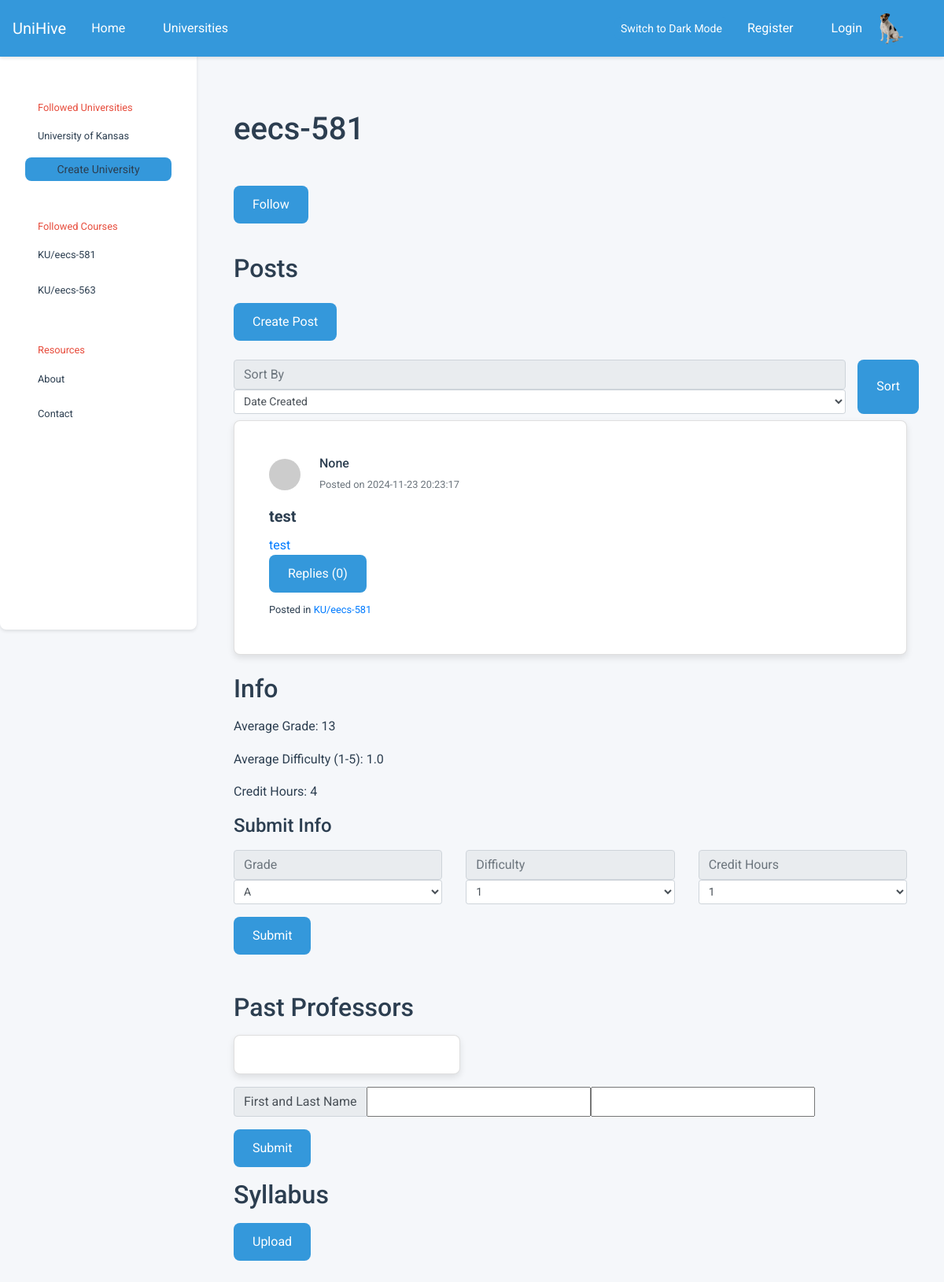
The page /u/KU/eecs-581 on the database as committed earlier.
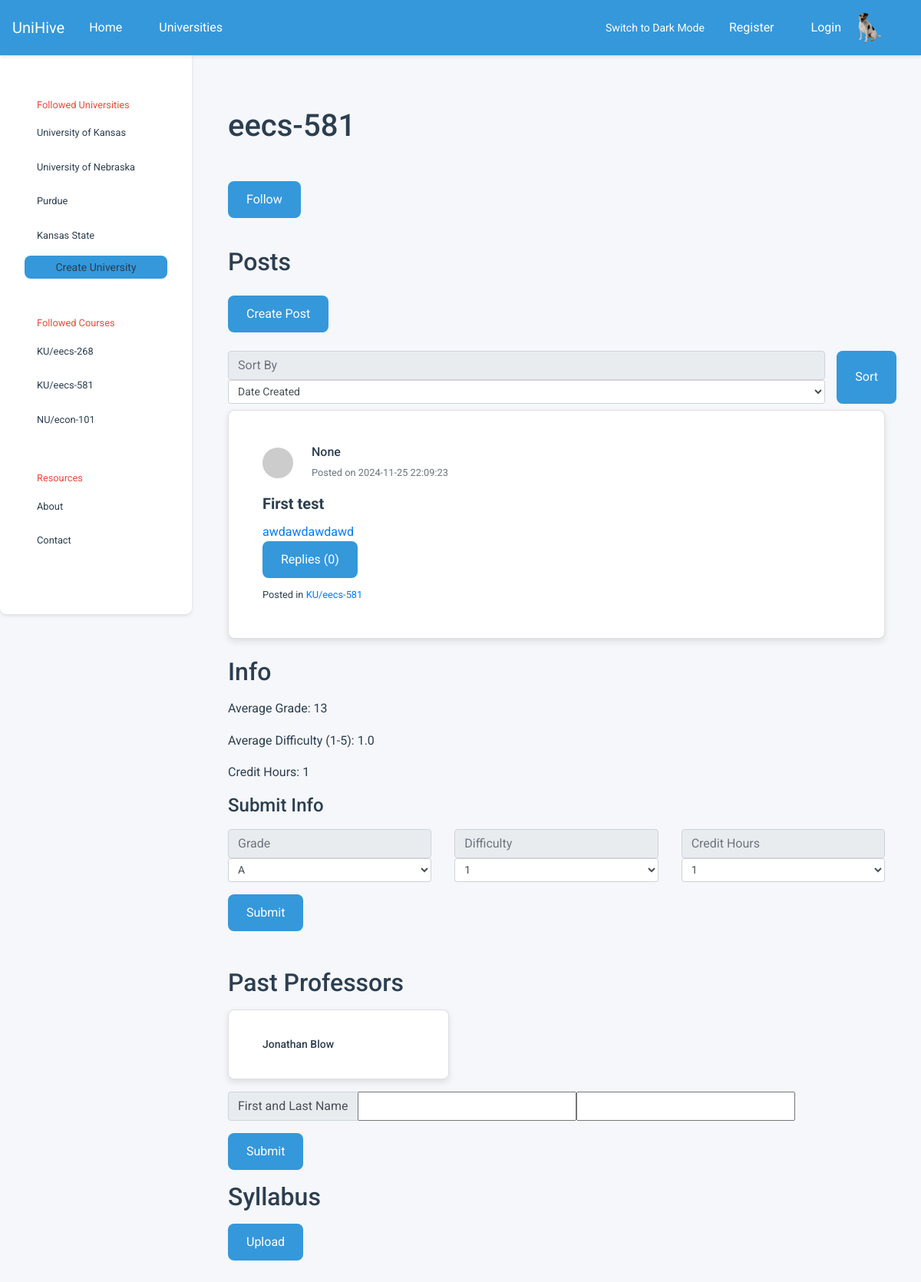
The same page on the database as committed later.
### tables this page shows
CREATE TABLE universities (
            id          INTEGER PRIMARY KEY,
            created     TIMESTAMP DEFAULT CURRENT_TIMESTAMP NOT NULL,
            name        VARCHAR UNIQUE NOT NULL,
            acronym     VARCHAR UNIQUE,
            description VARCHAR,
            logo        VARCHAR
        );

CREATE TABLE courses (
            id            INTEGER PRIMARY KEY AUTOINCREMENT,
            created       TIMESTAMP DEFAULT CURRENT_TIMESTAMP NOT NULL,
            name          VARCHAR NOT NULL,
            description   VARCHAR,
            course_number VARCHAR,
            department    INTEGER,
            hours         INTEGER,
            university    INTEGER NOT NULL,
            popularity_score INTEGER DEFAULT 0 
        );

CREATE TABLE posts (
            id          INTEGER PRIMARY KEY,
            created     TIMESTAMP DEFAULT CURRENT_TIMESTAMP NOT NULL,
            title       VARCHAR NOT NULL,
            content     VARCHAR NOT NULL,
            author      INTEGER NOT NULL,
            author_id   INTEGER NOT NULL, 
            course      INTEGER NOT NULL,
            likes       INTEGER DEFAULT 0,
            dislikes    INTEGER DEFAULT 0,
            reply_count INTEGER DEFAULT 0,
            is_reply    BOOL DEFAULT FALSE,
            parent      INTEGER DEFAULT NULL
        );

CREATE TABLE course_ratings (
            id         INTEGER PRIMARY KEY,
            created    TIMESTAMP DEFAULT CURRENT_TIMESTAMP NOT NULL,
            user       INTEGER NOT NULL,
            course     INTEGER NOT NULL,
            difficulty REAL,
            grade      INT, -- ENUM
            hours      INT,
            instructor VARCHAR,
            syllabus   VARCHAR
        );

### main.py (the view, shortened to what this page needs)
@app.route("/u")
@app.route("/u/<university_acro>/<course>", methods=['GET', 'POST'])
def course(university_acro=None, course=None):
    stored_university, stored_course = get_uni_and_course_from_route(university_acro, course)
    if stored_university is None or stored_course is None:
        return render_template('404.html'), 404
    return render_template('course.html', course = stored_course)  # render course html

### course.py (called while the page is built)
    @property
    def posts(self):
        from post import Post
        query_str = f"""
                SELECT id, created, title, content, author, course FROM posts
                WHERE course = ? AND parent IS NULL
                ORDER BY {self.sort_post_type} DESC;
            """
        return [Post(*params) for params in query(
            query_str,
            (self.id,)
        )]

    @property
    def average_difficulty(self):
        difficulties = query(
            """
                SELECT difficulty FROM course_ratings
                WHERE course = ? AND difficulty IS NOT NULL;
            """,
            (self.id,)
        )
        if not len(difficulties):
            return None
        return sum(i[0] for i in difficulties) / len(difficulties)

    @property
    def average_grade(self):
        grades = query(
            """
                SELECT grade FROM course_ratings
                WHERE course = ? AND grade IS NOT NULL;
            """,
            (self.id,)
        )
        if not len(grades):
            return None
        mean = sum(i[0] for i in grades) / len(grades)
        return Grade(round(mean))

### templates/course.html (shortened to what the changed rows need)
{% extends 'base.html' %}
{% block content_title %}{{course.name_combined}}{% endblock %}
{% block content_subtitle %}
<form action="{{course.combined_name}}" method="post">
<button type="submit" class="btn btn-info" name="follow-btn" value="follow">Follow</button>
</form><br>
Posts
{% endblock %}
{% block content_main %}
    <button type="button" class="btn btn-primary mb-4" data-bs-toggle="modal" data-bs-target="#exampleModal">Create Post</button>
<form method="POST">
  <div class="row w-10 mb-2">
  </div>
</form>
        {% for post in course.posts %}
        <a class="big-link" href="{{url_for('post', university_acro=course.university.acronym, course_name=course.name_combined, post_identifier=post.id)}}">
          <div class="card mb-4">
            <div class="card-body">
              <div class="d-flex align-items-center mb-3">
                  <img src="https://via.placeholder.com/40" class="rounded-circle mr-2" alt="User">
                  <div class="px-3">
                      <h6 class="mb-1">{{post.author}}</h6>
                      <small class="text-muted">Posted on {{post.created}}</small>
                  </div>
              </div>
              <h5 class="card-title">{{post.title}}</h5>
              <p class="card-text">{{post.content}}</p>
              <a href="#" class="btn btn-primary">Replies ({{post.replies | length}})</a>
              <div class="mt-2">
                  <small>Posted in <a href="{{url_for('course', university_acro=course.university.acronym, course=course.name_combined)}}" class="text-primary">{{course.university.acronym}}/{{course.name_combined}}</a></small>
              </div>
            </div>
          </div>
        </a>
        {% endfor %}
    <h2>Info</h2>
    <p>Average Grade: {{course.average_grade}}</p>
    <p>Average Difficulty (1-5): {{course.average_difficulty}}</p>
    <p>Credit Hours: {{course.credit_hours}}</p>
    <h4>Submit Info<h4>
    <form action="{{course.combined_name}}" method="post">
    <form>
    <h2 class="mt-5">Past Professors</h2>
    <div class="card mb-3" style="width: 18rem; font-size: 14px">
        {% for professor in course.instructors %}
          <ul class="list-group list-group-flush">
              <li class="list-group-item">{{professor}}</li>
          </ul>
        {% endfor %}
    </div>
    <form action="{{course.name_combined}}" method="post">
        <div class="input-group">
        </div>
        <button type="submit" class="btn btn-primary mt-3">Submit</button>
    </form>
    <h2 class="mt-3">Syllabus</h2>
    <button type="button" class="btn btn-primary mb-4" data-bs-toggle="modal" data-bs-target="#syllabusModal">Upload</button>
        </form>
        </div>
      </div>
    <br>
{% endblock %}

### templates/base.html (shortened to what this page needs)
<!doctype html>
<html lang="en">
  <head>
    <link
      rel="stylesheet"
      href="https://cdn.jsdelivr.net/npm/bootstrap@4.0.0/dist/css/bootstrap.min.css"
    />
    <link rel="stylesheet" href="{{url_for('static', filename='main.css')}}" />
  </head>
  <body>
    <nav class="navbar navbar-expand-lg navbar-custom fixed-top">
      <div class="container-fluid">
        <div class="d-flex align-items-center">
          <a class="navbar-brand" href="/">UniHive</a>
          <div class="collapse navbar-collapse" id="navbarNavDropdown">
            <ul class="navbar-nav">
              <li class="nav-item">
                <a class="nav-link" href="{{ url_for('home') }}">Home</a>
              </li>
              <li class="nav-item">
                <a class="nav-link" href="#">Universities</a>
              </li>
            </ul>
          </div>
        </div>
        <div class="d-flex align-items-center">
          <button id="theme-toggle" class="btn btn-outline-light btn-sm me-2">
          </button>
          {% if SESSION.current_user_id %}
          <span class="text-light mr-3"
            >Logged in, {{ USERS[SESSION.current_user_id].username }}</span
          >
          <a
            href="{{ url_for('profile') }}"
            class="btn btn-outline-light btn-sm me-2"
            >Profile</a
          >
          <a
            href="{{ url_for('logout') }}"
            class="btn btn-outline-light btn-sm me-2"
            >Logout</a
          >
          <img
            src="{{ url_for('static', filename='profile_pic.jpg') }}"
            class="rounded-circle profile-img"
            alt="Profile"
          />
          {% else %}
          <a class="nav-link" href="{{ url_for('register') }}">Register</a>
          <a
            class="nav-link d-flex align-items-center gap-2"
            href="{{ url_for('login') }}"
          >
            <span>Login</span>
            <img
              src="{{ url_for('static', filename='profile_pic.jpg') }}"
              class="rounded-circle profile-img"
              alt="Default Profile"
            />
          </a>
          {% endif %}
        </div>
      </div>
    </nav>
    <div class="sidebar">
      <div class="sidebar-header">Followed Universities</div>
      {% for followed_university in
      USERS[SESSION.current_user_id].followed_universities %}
      <a
        href="{{url_for('university', university_acro=followed_university.acronym)}}"
        >{{followed_university.name}}</a
      >
      {% endfor %} {% block sidebar_content %} {% endblock %}
      <a
        href="{{url_for('create_university')}}"
        class="btn navbar-toggler btn-sm text-center"
        role="button"
        aria-disabled="true"
        >Create University</a
      >
      <div class="sidebar-header">Followed Courses</div>
      {% for followed_course in USERS[SESSION.current_user_id].followed_courses
      %}
      <a
        href="{{url_for('course', university_acro=followed_course.university.acronym, course=followed_course.name_combined)}}"
        >{{followed_course.university.acronym}}/{{followed_course.name_combined}}</a
      >
      {% endfor %}
      <div class="sidebar-header">Resources</div>
      <a href="#">About</a>
      <a href="#">Contact</a>
    </div>
    <div class="content">
      <div class="container">
        <h1 class="my-5 text-left">{% block content_title %}{% endblock %}</h1>
        <h2 class="my-4 text-left">
          {% block content_subtitle %}{% endblock %}
        </h2>
        {% block content_main %} {% endblock %}
  </body>
</html>

Rows that differ between the two databases and show on the page:
now on this page (row edited): universities: name "University of Nebraska"
added universities: name "Purdue"
added universities: name "Kansas State"
changed courses (number 1 of 3 on the later page): name_combined "eecs-563" → "eecs-268"; moves up the list
added courses: university.acronym "NU", name_combined "econ-101"
changed posts: created "2024-11-23 20:23:17" → "2024-11-25 22:09:23"; title "test" → "First test"; content "test" → "awdawdawdawd"
now on this page (row edited): course_ratings: instructor "Jonathan Blow"
Other text that changed with them:
{{ course.credit_hours }}: "4" → "1"
